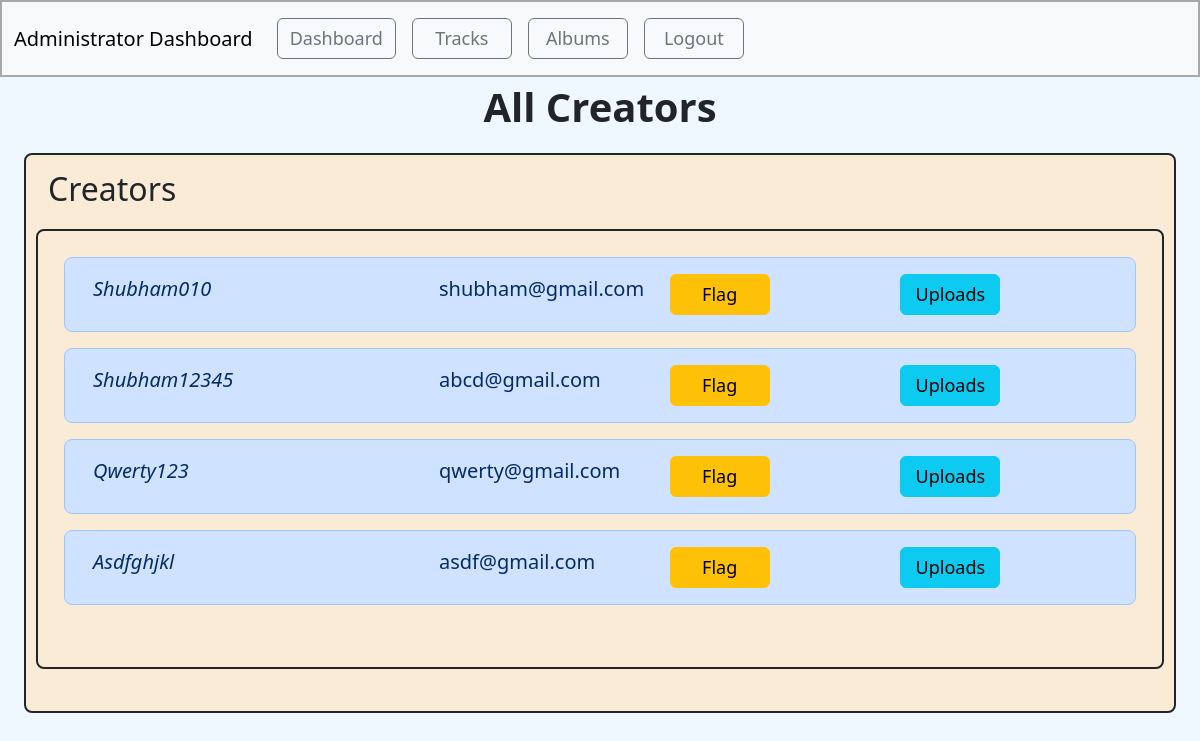
/all_creators/1, run on an earlier commit of the app's database.
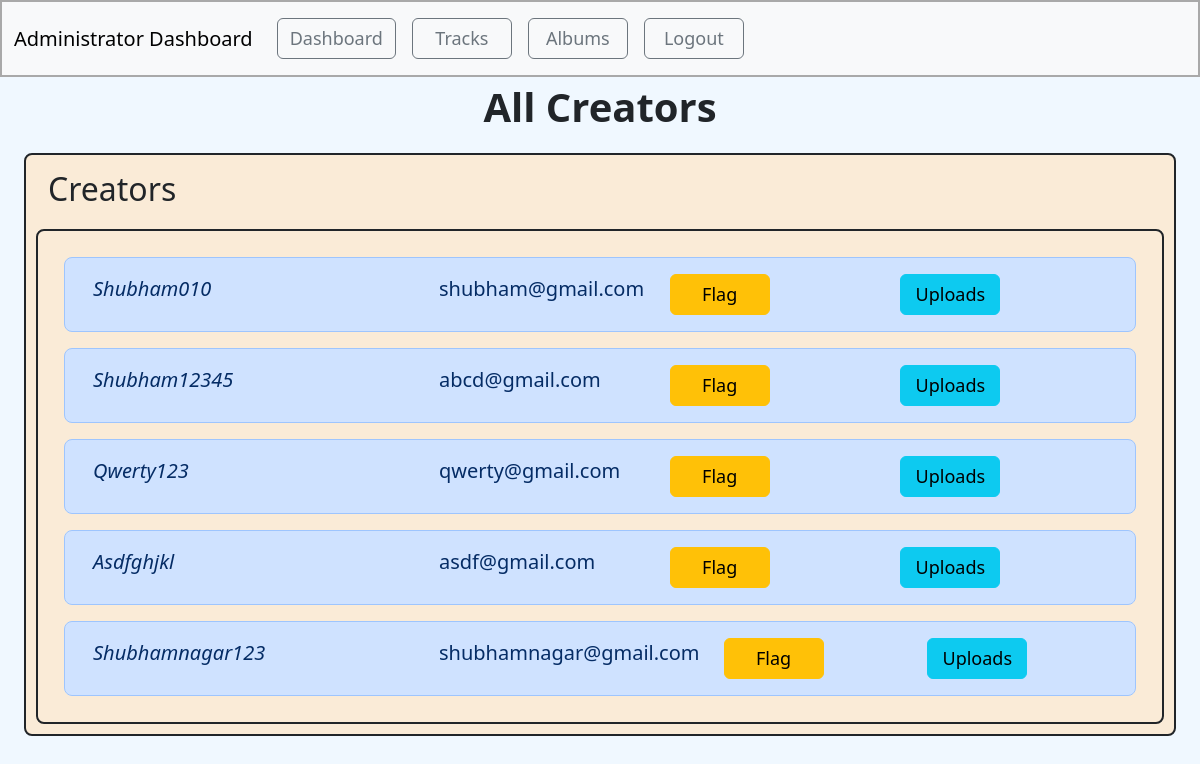
And on a later commit of the database.
### model1.py (models this page shows, shortened)
class User(db.Model):
    user_id = db.Column(db.Integer(), primary_key=True)
    username = db.Column(db.String(80), nullable=False, unique=True)
    email = db.Column(db.String(120), unique=True, nullable=False)
    password = db.Column(db.String(255), nullable=False)
    user_role_name = db.Column(db.String(20), nullable=False ,default="general_user")
    user_role_id = db.Column(db.Integer(), default=0, nullable=False) #(for normal user = 0 ; for creator = 1 )
    isloggedin = db.Column(db.Boolean(),default=False,nullable=False)
    user_flag = db.Column(db.Boolean,default=False)

### app.py (the view)
@app.route("/all_creators/<int:a_id>")
def all_creators(a_id):
    admin = Admin.query.get(a_id)
    creators=User.query.filter_by(user_role_id=1).all()
    return render_template("admin_all_creators.html",creators=creators, admin=admin)

### app.py (called while the page is built)
@app.context_processor
def search_processor():
    return {'searched': request.form.get("searched")}

### templates/admin_all_creators.html (shortened to what this page needs)
<!doctype html>
<html lang="en">
<head>
    <link href="https://cdn.jsdelivr.net/npm/bootstrap@5.3.2/dist/css/bootstrap.min.css" rel="stylesheet"
>
</head>
<body>
    <div id="navbar" style="border: 2px solid darkgray;">
        <nav class="navbar navbar-expand-lg bg-body-tertiary">
            <div class="container-fluid ">
                <a class="navbar-brand" href="/admin_home/{{admin.admin_id}}">Administrator Dashboard</a>
                <div class="collapse navbar-collapse " id="navbarNavAltMarkup">
                    <div class="navbar-nav " >
                        <a style="width: auto; margin:auto; font-size:large;" type="button" class="btn btn-outline-secondary m-2" href="/admin_home/{{admin.admin_id}}">Dashboard</a>
                        <a style="width: 100px; font-size:large;" type="button" class="btn btn-outline-secondary m-2" href="/admin_songs/{{admin.admin_id}}">Tracks</a>
                        <a style="width: 100px; font-size:large;" type="button" class=" btn btn-outline-secondary m-2" href="/admin_albums/{{admin.admin_id}}">Albums</a>
                        <a style="width: 100px; font-size:large;" class=" btn btn-outline-secondary m-2" href="/admin_logout/{{admin.admin_id}}">Logout</a>
                    </div>
                </div>
            </div>
        </nav>
    </div>
<div class="container-fluid songs  min-vh-100">
    <header>
        <p class="heading fs-1 text-capitalize fw-semibold text-center">All Creators</p>
    </header>
    <div class="container-fluid ">
        {% if creators|length == 0 %}
        <p>No Creators Availaible</p>
        {% else %}
            <div class="container-fluid border border border-2 rounded-3 border-dark mb-4 overflow-auto" id="songs" >
                <div class="container-fluid sticky-sm-top">
                    <p class="text-capitalize fs-2 ">Creators</p>
                </div>
                <div class="song container border border-2 rounded-3 border-dark m-auto overflow-auto">
                    {% for c in creators %}
                        <div class="row m-3 p-3 text-primary-emphasis bg-primary-subtle border border-primary-subtle rounded-3">
                            <div class="col-4 text-capitalize fs-5 fst-italic">{{c.username}}</div>
                            <div class="col fs-5">{{c.email}}</div>
                            {% if c.user_flag == false %}
                            <div class="col"><a class="btn btn-warning" href="/flag_creator/{{admin.admin_id}}/{{c.user_id}}" role="button" style="width: 100px; font-size:large;">Flag</a></div>
                            {% else %}
                            <div class="col"><a class="btn btn-warning" href="/flag_creator/{{admin.admin_id}}/{{c.user_id}}" role="button" style="width: 100px; font-size:large;">Unflag</a></div>
                            {% endif %}
                            <div class="col"><a class="btn btn-info" href="/creator_uploads/{{admin.admin_id}}/{{c.user_id}}" role="button" style="width: 100px; font-size:large;">Uploads</a></div>
                        </div>
                    {% endfor %}
                </div>
            </div>
        {% endif %}
    </div>
</div>
</body>
</html>

What changed in the data, as far as the page shows it:
added User: username "Shubhamnagar123", email "shubhamnagar@gmail.com", {{ admin.admin_id }} 1 (drawn)
